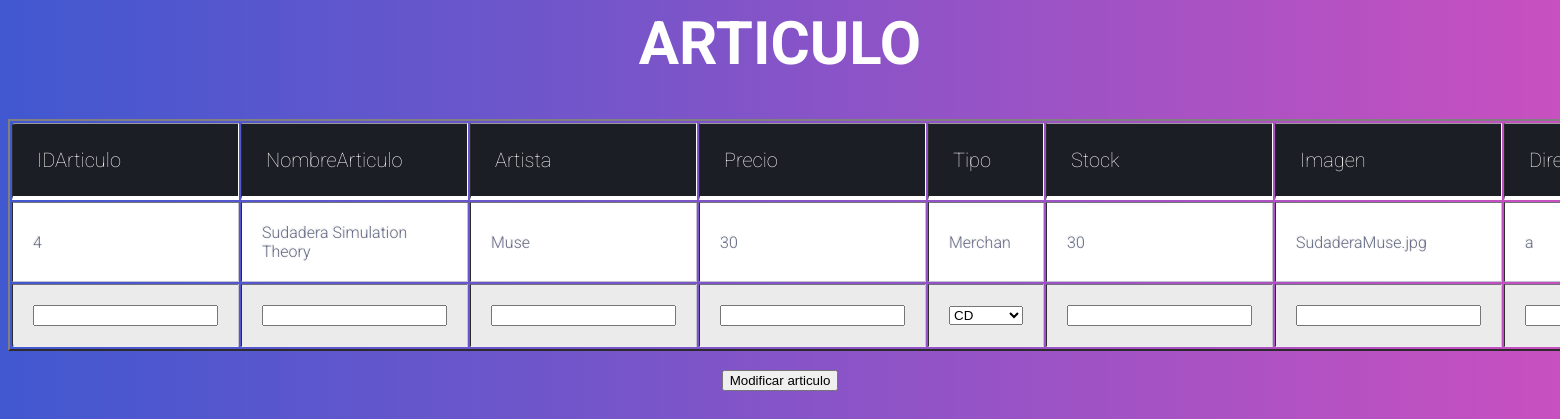
The page /gestor/articulos/editararticulo.php?p=4 on the database its author committed.
### tables this page shows
CREATE TABLE `articulo` (
  `IDArticulo` int(10) NOT NULL,
  `NombreArticulo` varchar(30) NOT NULL,
  `Artista` varchar(50) NOT NULL,
  `Descripcion` text NOT NULL,
  `Precio` float NOT NULL,
  `Tipo` enum('CD','Vinilo','Digital','Merchan') NOT NULL,
  `Stock` int(6) NOT NULL,
  `Imagen` varchar(100) NOT NULL,
  `video` text NOT NULL
);

### gestor/articulos/editararticulo.php (the view, shortened to what this page needs)
<?php
require '../../servicios/_conexion.php';
$p =  $_GET["p"];
$sql = "SELECT * FROM articulo WHERE (IDArticulo = $p)";
    $resultado = $conexion->query($sql);
echo "<center><h1>ARTICULO</h1>";
echo "<form action='editararticulopost.php' method='POST'>";
echo "<center><table border=2><tr><th>IDArticulo</th> <th>NombreArticulo</th><th>Artista</th><th>Precio</th><th>Tipo</th><th>Stock</th><th>Imagen</th><th>Direccion Video</th></tr>";
echo '  <link rel="stylesheet" type="text/css" href="../../css/gestoradmin.css">';
while($registro = $resultado->fetch_assoc()){
        echo "<tr>" ;
        echo "<td>".$registro['IDArticulo']."</td>";
        echo "<td>".$registro['NombreArticulo']."</td>";
        echo "<td>".$registro['Artista']."</td>";
        echo "<td>".$registro['Precio']."</td>";
        echo "<td>".$registro['Tipo']."</td>";
        echo "<td>".$registro['Stock']."</td>";
        echo "<td>".$registro['Imagen']."</td>";
        echo "<td>".$registro['video']."</td>";
        echo "</tr>";
};
        echo "<tr>" ;
        echo '<td><input type="text" name="idarticulo" class="form-input" required/></td>';
        echo '<td><input type="text" name="nombrearticulo" class="form-input" required/></td>';
        echo '<td><input type="text" name="artista" class="form-input" required/></td>';
        echo '<td><input type="float" name="precio" class="form-input" required/></td>';
        echo '<td><SELECT input type="text" class="form-input" required NAME="tipo">
        <OPTION VALUE="CD" SELECTED>CD
        <OPTION VALUE="Vinilo">Vinilo
        <OPTION VALUE="Digital">Digital
        <OPTION VALUE="Merchan">Merchan
        </SELECT></td>';
        echo '<td><input type="int" name="stock" class="form-input" required/></td>';
        echo '<td><input type="text" name="imagen" class="form-input" required/></td>';
        echo '<td><input type="text" name="video" class="form-input" required/></td>';
        echo "</tr>";
echo "</table>";
echo "<br>";
echo'<center> <input class="form-btn" name="submit" class="aaaaboton" type="submit" value="Modificar articulo" /></center>';
echo '</form>';
echo "<br>";

### css/gestoradmin.css (style rules this page uses)
h1 { color: #ffffff; font-family: "Roboto", helvetica, arial, sans-serif; font-size: 60px; }
th { color: #ffffff; ; background: #1b1e24; border-bottom: 4px solid #ffffff; border-right: 1px solid #ffffff; font-size: 20px; font-weight: 100; padding: 24px; text-align: left; text-shadow: 0 1px 1px rgba(0, 0, 0, 0.1); vertical-align: middle; }
th:first-child { border-top-left-radius: 3px; }
th:last-child { border-top-right-radius: 3px; border-right: none; }
table { width: auto; height: auto; }
tr { border-top: 1px solid #C1C3D1; border-bottom: 1px solid #C1C3D1; color: #666B85; font-size: 16px; font-weight: normal; text-shadow: 0 1px 1px rgba(256, 256, 256, 0.1); }
tr:first-child { border-top: none; }
tr:last-child { border-bottom: none; }
tr:nth-child(odd) td { background: #EBEBEB; }
tr:last-child td:first-child { border-bottom-left-radius: 3px; }
tr:last-child td:last-child { border-bottom-right-radius: 3px; }
td { font-weight: 300px; background: #FFFFFF; padding: 20px; text-align: left; vertical-align: middle; font-weight: 300; font-size: 16px; text-shadow: -1px -1px 1px rgba(0, 0, 0, 0.1); border-right: 1px solid #C1C3D1; }
td:last-child { border-right: 0px; }

### rows shown on the page
articulo: IDArticulo "4", NombreArticulo "Sudadera Simulation Theory", Artista "Muse", Precio "30", Tipo "Merchan", Stock "30", Imagen "SudaderaMuse.jpg", video "a"
